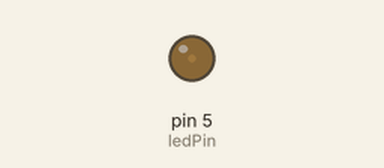
Simulated run of this sketch. Board: Arduino Uno, built with avr-gcc and run on an emulated ATmega328P. On the bench: output pins drawn as LEDs (lit = HIGH).

Above: at 0.15 s.
At 8.06 s:
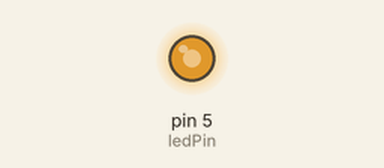
At 16.68 s:
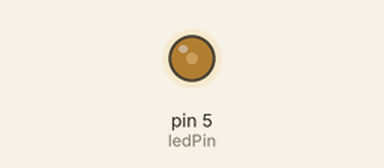
At 36.2 s:
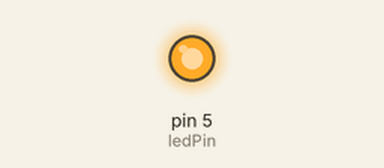
Timing chart, 0 to 40.0 s (numbered marks = the images above):
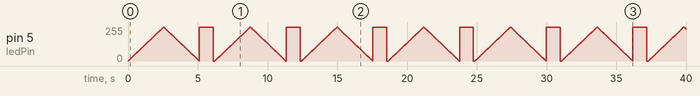

The sketch:

doctor.ino
```cpp
int ledPin = 5;

// the setup function runs once when you press reset or power the board
void setup() {
  // initialize digital pin LED_BUILTIN as an output.
  pinMode(ledPin, OUTPUT);
}

// the loop function runs over and over again forever

/*void loop() {
  digitalWrite(ledPin, HIGH);   // turn the LED on (HIGH is the voltage level)
  delay(100);                       // wait for a second
  digitalWrite(ledPin, LOW);    // turn the LED off by making the voltage LOW
  delay(100);                       // wait for a second
}
 */

void loop() {
  // fade the LED on thisPin from off to brightest:
    for (int brightness = 0; brightness < 255; brightness++) {
      analogWrite(ledPin, brightness);
    delay(10);
    }
    // fade the LED on thisPin from brightest to off:
    for (int brightness = 255; brightness >= 0; brightness--) {
      analogWrite(ledPin, brightness);
      delay(10);
    }
   digitalWrite(ledPin, HIGH);
    delay(1000);
    digitalWrite(ledPin, LOW);
    delay(100);

}
```
